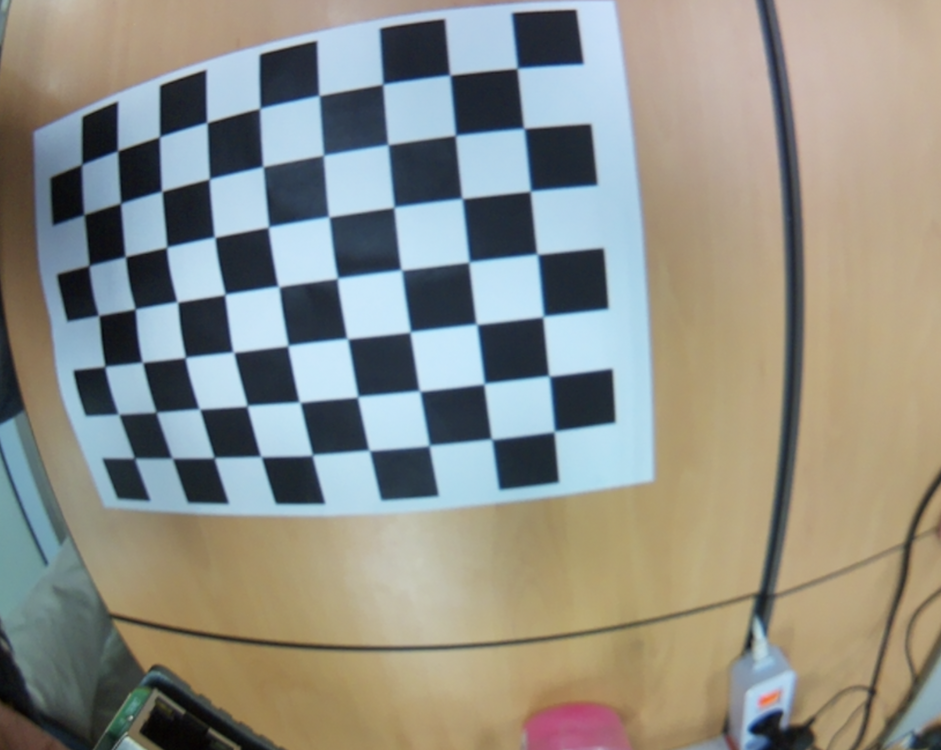
#> input picture opencv/calibration/cali_test.png, 941 x 750 px, shrunk from 1846 x 1472 before the run
$ python camera_calibration.py
#> lines starting #> are read from the running program, lines starting #| are printed output that depends on the picture
import numpy as np
import cv2

def camera_calibration(image_path):
    # 이미지 읽기
#> called with image_path = 'cali_test.png'
    image = cv2.imread(image_path)
#> image is the input picture: shape (750, 941, 3); mean B, G, R 134, 142.6, 142.5

    # 카메라 매트릭스와 왜곡 계수 정의
    mtx = np.array([[1223.742488, 0, 941.000000],
                    [0, 1223.742488, 710.000000],
                    [0, 0, 1]])
    dist = np.array([[-0.410419, 0.150130, 0.014093, -0.001272]])

    # 입력 이미지의 크기 가져오기
    h, w = image.shape[:2]
#> h = 750; w = 941

    # 최적의 새 카메라 매트릭스 계산
    newcameramtx, roi = cv2.getOptimalNewCameraMatrix(mtx, dist, (w, h), 1, (w, h))
#> roi = (33, 108, 907, 633)

    # 이미지를 새 카메라 매트릭스에 맞게 왜곡 보정
    dst = cv2.undistort(image, mtx, dist, None, newcameramtx)
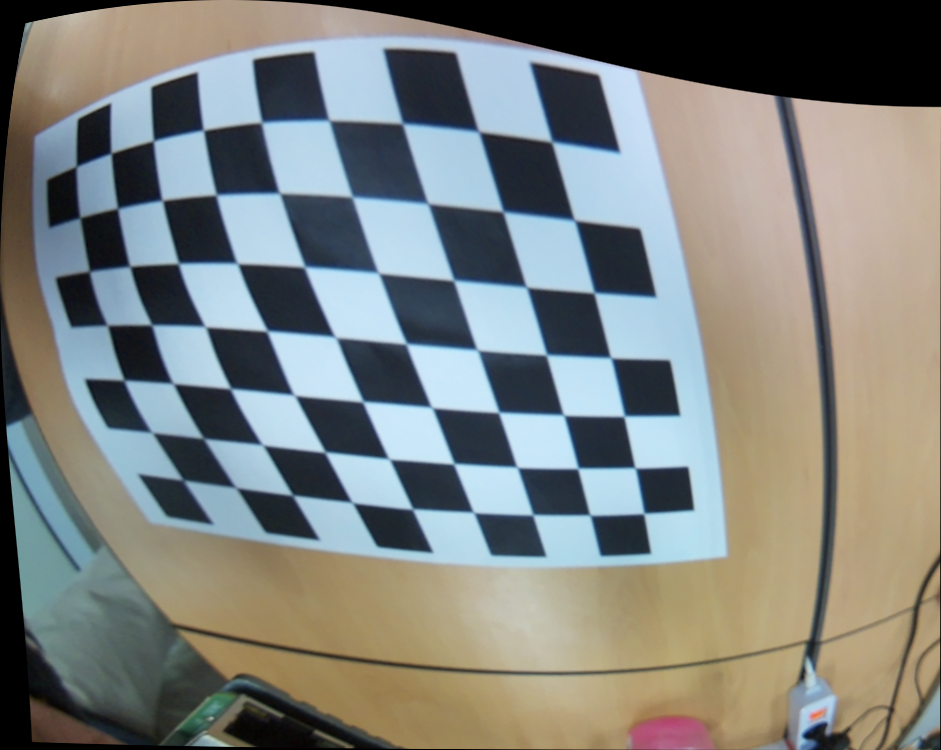
#> dst: shape (750, 941, 3); mean B, G, R 125.8, 129.4, 126

    # ROI(관심 영역) 추출
    x, y, w, h = roi
#> x = 33; y = 108; w = 907; h = 633
    dst = dst[y:y+h, x:x+w]
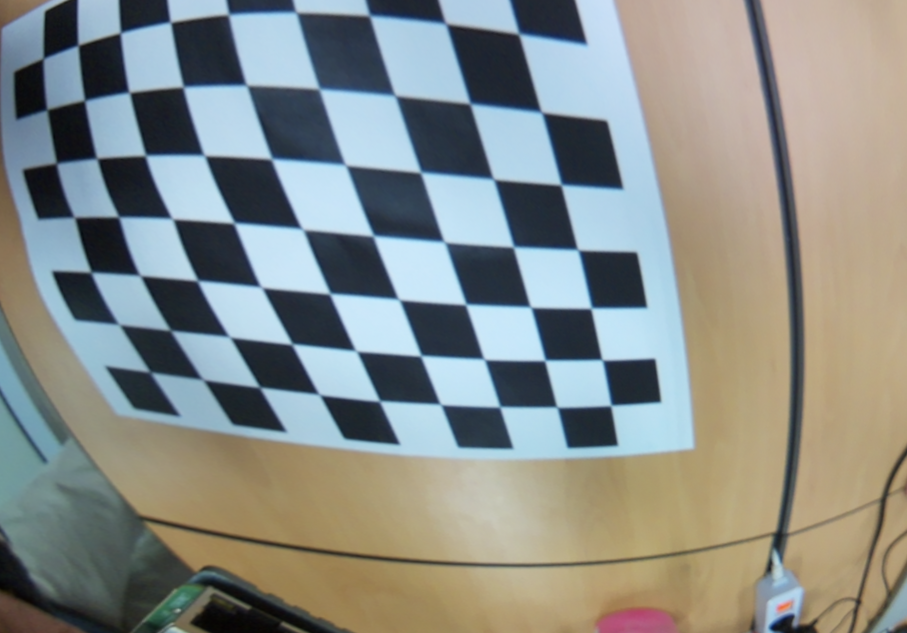
#> dst: shape (633, 907, 3); mean B, G, R 136.4, 140.6, 136.2

    return dst

result_image = camera_calibration("cali_test.png")
cv2.imshow("Calibrated Image", result_image)
cv2.waitKey(0)
cv2.destroyAllWindows()
